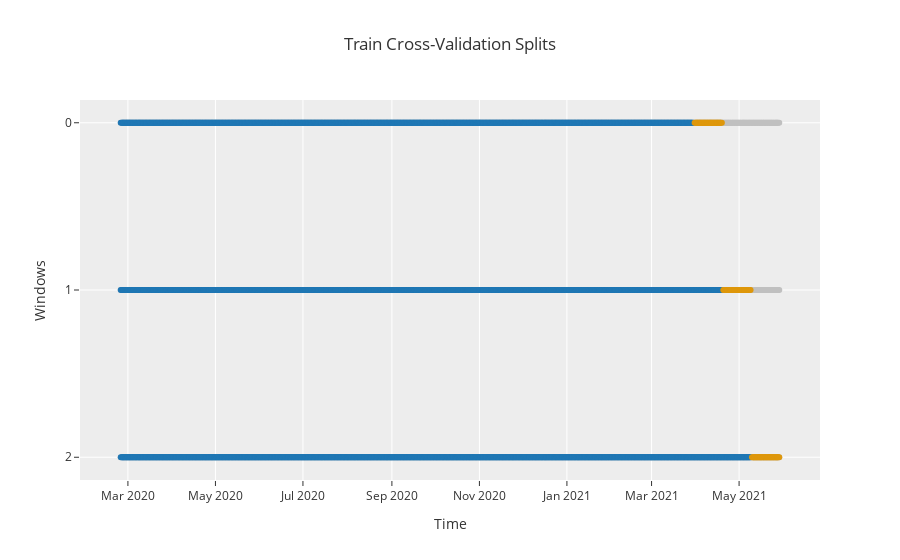

The code cell stored with this chart in its notebook:
### Code cell
plot_model(final_tuned_aa, "cv")
